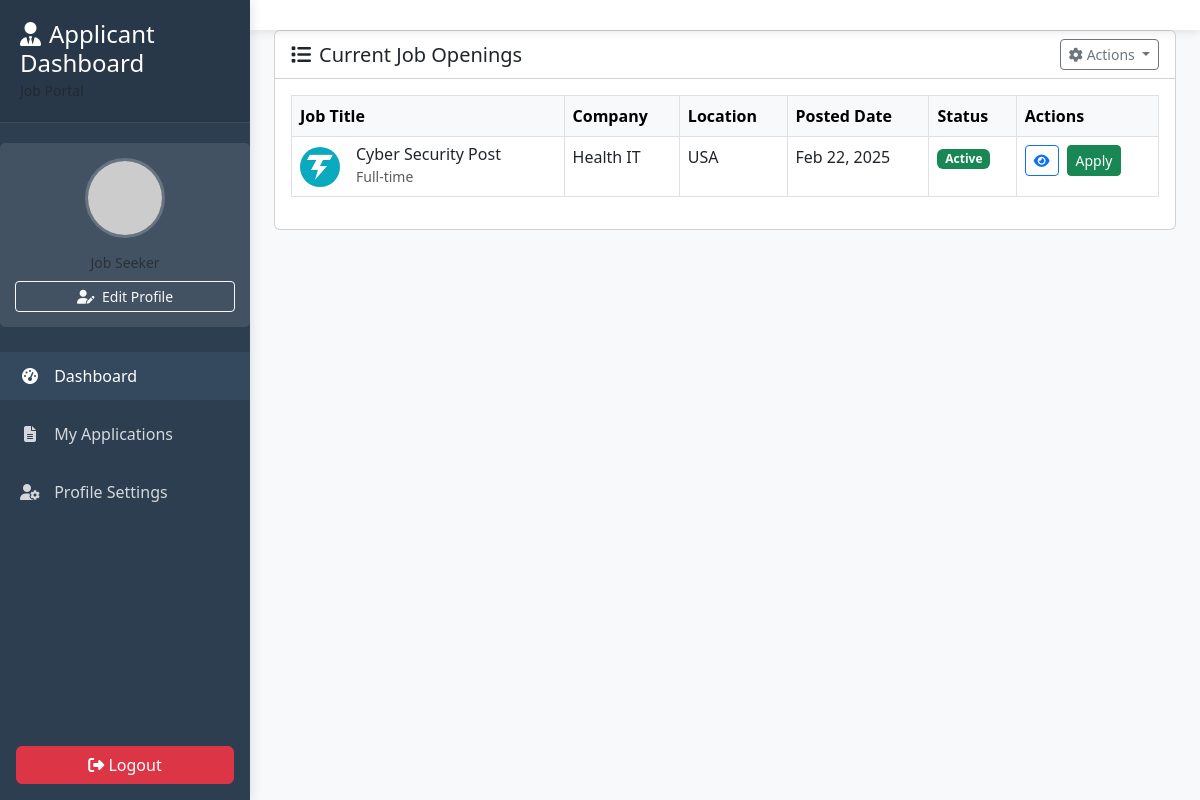
/applicant_job_list/ (signed in), run on an earlier commit of the app's database.
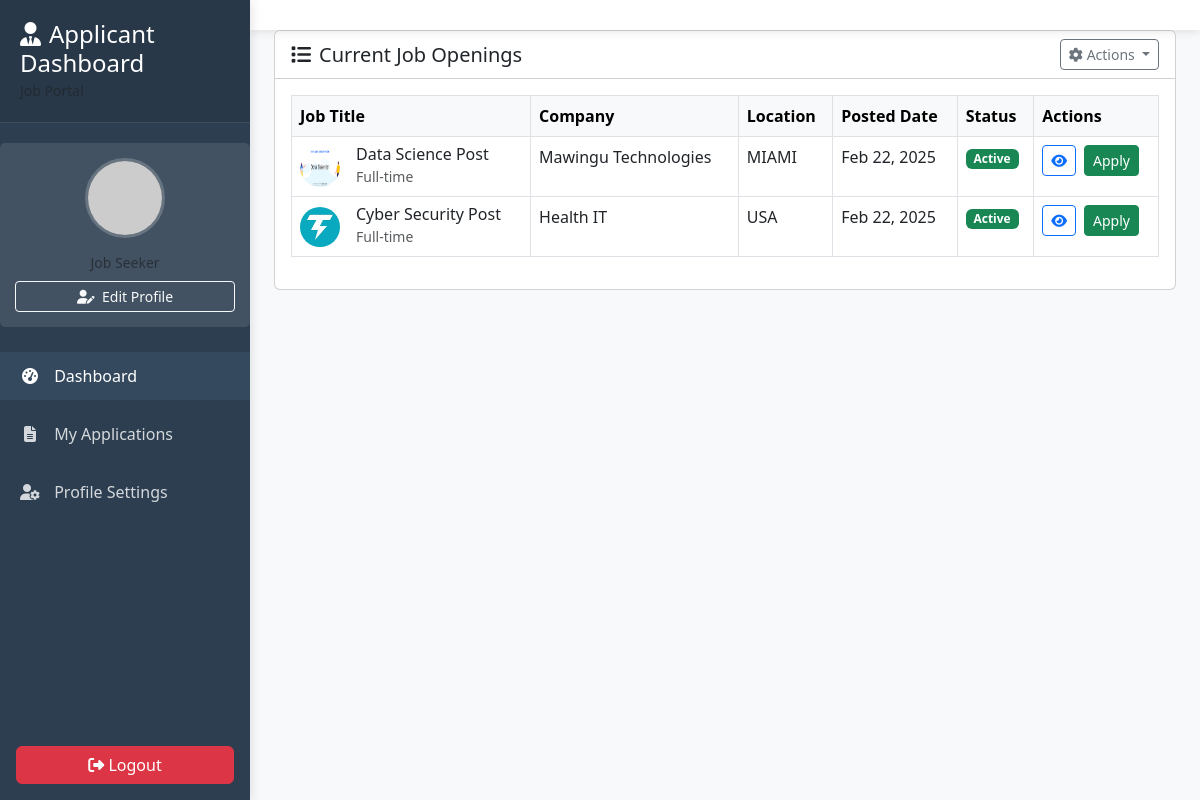
And on a later commit of the database.
### jobs/models.py (models this page shows, shortened)
class Job(models.Model):
    JOB_TYPE_CHOICES = [
        ('Full-time', 'Full-time'),
        ('Part-time', 'Part-time'),
        ('Internship', 'Internship'),
        ('Freelance', 'Freelance'),
    ]
    title = models.CharField(max_length=255)
    company = models.CharField(max_length=255)
    location = models.CharField(max_length=255)
    description = models.TextField()
    salary = models.DecimalField(max_digits=10, decimal_places=2, null=True, blank=True)
    job_type = models.CharField(max_length=20, choices=JOB_TYPE_CHOICES)
    posted_at = models.DateTimeField(auto_now_add=True)
    logo = models.ImageField(upload_to='job_logos/', null=True, blank=True)  # New field for job logo

### jobs/views.py (the view)
# urls.py: path('applicant_job_list/', applicant_job_list, name='applicant_job_list'),
@login_required
def applicant_job_list(request):
    jobs = Job.objects.all().order_by('-posted_at')  # Fetch all jobs, sorted by latest first
    return render(request, 'job/applicant_job_list.html', {'jobs': jobs})

### templates/job/applicant_job_list.html (shortened to what this page needs)
{% extends 'user/applicant_base.html' %}
{% load static %}
{% block content %}
<div class="container-fluid px-4">
    <div class="card mb-4">
        <div class="card-header bg-white">
            <div class="d-flex justify-content-between align-items-center">
                <h5 class="mb-0"><i class="fas fa-list me-2"></i>Current Job Openings</h5>
                <div class="dropdown">
                    <button class="btn btn-sm btn-outline-secondary dropdown-toggle" type="button" id="dropdownMenuButton" data-bs-toggle="dropdown">
                        <i class="fas fa-cog me-1"></i>Actions
                    </button>
                </div>
            </div>
        </div>
        <div class="card-body">
            <div class="table-responsive">
                <table id="jobsTable" class="table table-hover table-bordered" style="width:100%">
                    <thead class="table-light">
                        <tr>
                            <th>Job Title</th>
                            <th>Company</th>
                            <th>Location</th>
                            <th>Posted Date</th>
                            <th>Status</th>
                            <th>Actions</th>
                        </tr>
                    </thead>
                    <tbody>
                        {% for job in jobs %}
                        <tr>
                            <td>
                                <div class="d-flex align-items-center">
                                    {% if job.logo %}
                                    <img src="{{ job.logo.url }}" alt="{{ job.company }} logo" class="rounded-circle me-3" width="40" height="40">
                                    {% else %}
                                    <div class="bg-secondary rounded-circle d-flex align-items-center justify-content-center me-3" style="width: 40px; height: 40px;">
                                        <i class="fas fa-building text-white"></i>
                                    </div>
                                    {% endif %}
                                    <div>
                                        <h6 class="mb-0">{{ job.title }}</h6>
                                        <small class="text-muted">{{ job.job_type }}</small>
                                    </div>
                                </div>
                            </td>
                            <td>{{ job.company }}</td>
                            <td>{{ job.location }}</td>
                            <td data-order="{{ job.posted_at|date:'U' }}">{{ job.posted_at|date:"M d, Y" }}</td>
                            <td><span class="badge bg-success">Active</span></td>
                            <td>
                                <div class="d-flex gap-2">
                                    <a href="{% url 'job_detail' job.id %}" class="btn btn-sm btn-outline-primary" title="View">
                                        <i class="fas fa-eye"></i>
                                    </a>
                                    {% if job.id in applied_job_ids %}
                                        <button class="btn btn-sm btn-secondary" disabled>Applied</button>
                                    {% else %}
                                        <form action="{% url 'job_detail' job.id %}" method="post">
                                            <button type="submit" class="btn btn-sm btn-success">Apply</button>
                                        </form>
                                    {% endif %}
                                </div>
                            </td>
                        </tr>
                        {% empty %}
                        <tr>
                            <td colspan="6" class="text-center py-4">No job advertisements available.</td>
                        </tr>
                        {% endfor %}
                    </tbody>
                </table>
            </div>
        </div>
    </div>
</div>
{% endblock content %}

What changed in the data, as far as the page shows it:
added Job: logo (picture), title "Data Science Post", job_type "Full-time", company "Mawingu Technologies", location "MIAMI", posted_at "Feb 22, 2025", shows "Apply"
